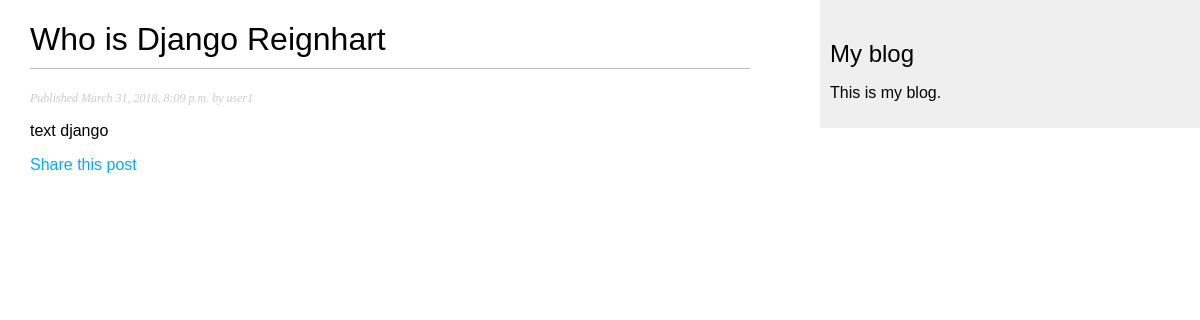
Page /blog/2018/03/31/who-is-django-reignhart/ on the committed database.
### blog/models.py (models this page shows, shortened)
class Post(models.Model):
    STATUS_CHOICES = (
        ('draft', 'Draft'),
        ('published', 'Published'),
    )
    title = models.CharField(max_length=250)
    slug = models.SlugField(max_length=250, unique_for_date='publish')
    author = models.ForeignKey(User, related_name='blog_posts', on_delete=models.CASCADE)
    body = models.TextField()
    publish = models.DateTimeField(default=timezone.now)
    created = models.DateTimeField(auto_now_add=True)
    status = models.CharField(max_length=10, choices=STATUS_CHOICES, default='draft')
    objects = models.Manager() # the default manager
    published = PublishedManager() # our custom manager
    class Meta:
        ordering = ('-publish',)

### blog/views.py (the view)
def post_detail(request, year, month, day, post):
    post = get_object_or_404( Post, slug=post,
                                    status='published',
                                    publish__year=year,
                                    publish__month=month,
                                    publish__day=day)
    return render(request,
                  'blog/post/detail.html',
                  {'post': post})

### blog/templates/blog/post/detail.html (shortened to what this page needs)
{% extends "blog/base.html" %}
{% block content %}
  <h1>{{post.title}}</h1>
  <p class="date">
    Published {{post.publish}} by {{post.author}}
  </p>
  {{post.body|linebreaks}}
  <p>
    <a href="{% url "blog:post_share" post.id %}">
      Share this post
    </a>
  </p>
{% endblock %}

### blog/static/css/blog.css (style rules this page uses)
body { margin:0; padding:0; font-family:helvetica, sans-serif; }
a { color:#00abff; text-decoration:none; }
h1 { font-weight:normal; border-bottom:1px solid #bbb; padding:0 0 10px 0; }
p.date { color:#ccc; font-family: georgia, serif; font-size: 12px; font-style: italic; }

### rows in the picture
Post: title "Who is Django Reignhart", publish "March 31, 2018, 8:09 p.m.", author "user1", body "text django"
